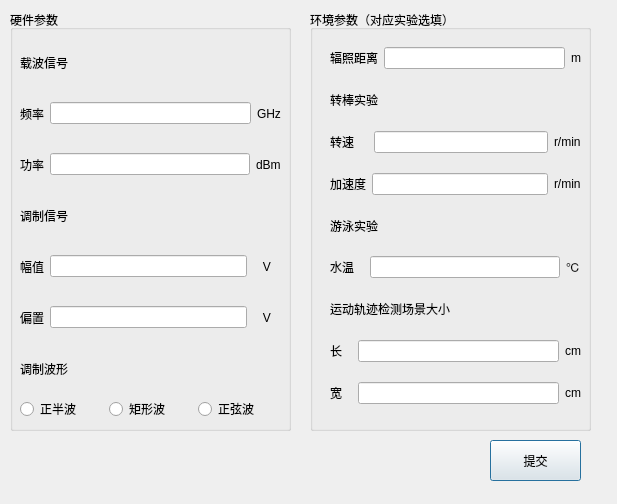
<?xml version="1.0" encoding="UTF-8"?>
<ui version="4.0">
 <class>Dialog</class>
 <widget class="QDialog" name="Dialog">
  <property name="geometry">
   <rect>
    <x>0</x>
    <y>0</y>
    <width>617</width>
    <height>504</height>
   </rect>
  </property>
  <property name="windowTitle">
   <string>Dialog</string>
  </property>
  <widget class="QGroupBox" name="groupBox">
   <property name="geometry">
    <rect>
     <x>10</x>
     <y>10</y>
     <width>281</width>
     <height>421</height>
    </rect>
   </property>
   <property name="title">
    <string>硬件参数</string>
   </property>
   <widget class="QWidget" name="layoutWidget">
    <property name="geometry">
     <rect>
      <x>10</x>
      <y>30</y>
      <width>261</width>
      <height>381</height>
     </rect>
    </property>
    <layout class="QGridLayout" name="gridLayout">
     <item row="0" column="0">
      <widget class="QLabel" name="label">
       <property name="text">
        <string>载波信号</string>
       </property>
      </widget>
     </item>
     <item row="1" column="0">
      <layout class="QHBoxLayout" name="horizontalLayout">
       <item>
        <widget class="QLabel" name="label_2">
         <property name="text">
          <string>频率</string>
         </property>
        </widget>
       </item>
       <item>
        <widget class="QLineEdit" name="zaibo_freq"/>
       </item>
       <item>
        <widget class="QLabel" name="label_3">
         <property name="text">
          <string>GHz</string>
         </property>
        </widget>
       </item>
      </layout>
     </item>
     <item row="2" column="0">
      <layout class="QHBoxLayout" name="horizontalLayout_3">
       <item>
        <widget class="QLabel" name="label_7">
         <property name="text">
          <string>功率</string>
         </property>
        </widget>
       </item>
       <item>
        <widget class="QLineEdit" name="zaibo_power"/>
       </item>
       <item>
        <widget class="QLabel" name="label_8">
         <property name="text">
          <string>dBm</string>
         </property>
        </widget>
       </item>
      </layout>
     </item>
     <item row="3" column="0">
      <widget class="QLabel" name="label_11">
       <property name="text">
        <string>调制信号</string>
       </property>
      </widget>
     </item>
     <item row="4" column="0">
      <layout class="QHBoxLayout" name="horizontalLayout_4">
       <item>
        <widget class="QLabel" name="label_9">
         <property name="text">
          <string>幅值</string>
         </property>
        </widget>
       </item>
       <item>
        <widget class="QLineEdit" name="tiaozhi_amp"/>
       </item>
       <item>
        <widget class="QLabel" name="label_10">
         <property name="text">
          <string>   V   </string>
         </property>
        </widget>
       </item>
      </layout>
     </item>
     <item row="5" column="0">
      <layout class="QHBoxLayout" name="horizontalLayout_5">
       <item>
        <widget class="QLabel" name="label_12">
         <property name="text">
          <string>偏置</string>
         </property>
        </widget>
       </item>
       <item>
        <widget class="QLineEdit" name="tiaozhi_bias"/>
       </item>
       <item>
        <widget class="QLabel" name="label_13">
         <property name="text">
          <string>   V   </string>
         </property>
        </widget>
       </item>
      </layout>
     </item>
     <item row="6" column="0">
      <widget class="QLabel" name="label_14">
       <property name="text">
        <string>调制波形</string>
       </property>
      </widget>
     </item>
     <item row="7" column="0">
      <layout class="QHBoxLayout" name="horizontalLayout_6">
       <item>
        <widget class="QRadioButton" name="zhengbanbo">
         <property name="text">
          <string>正半波</string>
         </property>
        </widget>
       </item>
       <item>
        <widget class="QRadioButton" name="juxingbo">
         <property name="text">
          <string>矩形波</string>
         </property>
        </widget>
       </item>
       <item>
        <widget class="QRadioButton" name="zhengxianbo">
         <property name="text">
          <string>正弦波</string>
         </property>
        </widget>
       </item>
      </layout>
     </item>
    </layout>
   </widget>
  </widget>
  <widget class="QGroupBox" name="groupBox_2">
   <property name="geometry">
    <rect>
     <x>310</x>
     <y>10</y>
     <width>281</width>
     <height>421</height>
    </rect>
   </property>
   <property name="title">
    <string>环境参数（对应实验选填）</string>
   </property>
   <widget class="QWidget" name="layoutWidget">
    <property name="geometry">
     <rect>
      <x>20</x>
      <y>30</y>
      <width>251</width>
      <height>371</height>
     </rect>
    </property>
    <layout class="QGridLayout" name="gridLayout_2">
     <item row="0" column="0">
      <layout class="QHBoxLayout" name="horizontalLayout_7">
       <item>
        <widget class="QLabel" name="label_15">
         <property name="text">
          <string>辐照距离</string>
         </property>
        </widget>
       </item>
       <item>
        <widget class="QLineEdit" name="distance"/>
       </item>
       <item>
        <widget class="QLabel" name="label_16">
         <property name="text">
          <string>m</string>
         </property>
        </widget>
       </item>
      </layout>
     </item>
     <item row="1" column="0">
      <widget class="QLabel" name="label_17">
       <property name="text">
        <string>转棒实验</string>
       </property>
      </widget>
     </item>
     <item row="2" column="0">
      <layout class="QHBoxLayout" name="horizontalLayout_8">
       <item>
        <widget class="QLabel" name="label_18">
         <property name="text">
          <string>转速    </string>
         </property>
        </widget>
       </item>
       <item>
        <widget class="QLineEdit" name="rotate_v">
         <property name="text">
          <string/>
         </property>
        </widget>
       </item>
       <item>
        <widget class="QLabel" name="label_19">
         <property name="text">
          <string>r/min</string>
         </property>
        </widget>
       </item>
      </layout>
     </item>
     <item row="3" column="0">
      <layout class="QHBoxLayout" name="horizontalLayout_11">
       <item>
        <widget class="QLabel" name="label_25">
         <property name="text">
          <string>加速度</string>
         </property>
        </widget>
       </item>
       <item>
        <widget class="QLineEdit" name="rotate_a">
         <property name="text">
          <string/>
         </property>
        </widget>
       </item>
       <item>
        <widget class="QLabel" name="label_26">
         <property name="text">
          <string>r/min</string>
         </property>
        </widget>
       </item>
      </layout>
     </item>
     <item row="4" column="0">
      <widget class="QLabel" name="label_27">
       <property name="text">
        <string>游泳实验</string>
       </property>
      </widget>
     </item>
     <item row="5" column="0">
      <layout class="QHBoxLayout" name="horizontalLayout_12">
       <item>
        <widget class="QLabel" name="label_28">
         <property name="text">
          <string>水温   </string>
         </property>
        </widget>
       </item>
       <item>
        <widget class="QLineEdit" name="water_temp">
         <property name="text">
          <string/>
         </property>
        </widget>
       </item>
       <item>
        <widget class="QLabel" name="label_29">
         <property name="text">
          <string>℃</string>
         </property>
        </widget>
       </item>
      </layout>
     </item>
     <item row="6" column="0">
      <widget class="QLabel" name="label_30">
       <property name="text">
        <string>运动轨迹检测场景大小</string>
       </property>
      </widget>
     </item>
     <item row="7" column="0">
      <layout class="QHBoxLayout" name="horizontalLayout_13">
       <item>
        <widget class="QLabel" name="label_31">
         <property name="text">
          <string>长   </string>
         </property>
        </widget>
       </item>
       <item>
        <widget class="QLineEdit" name="hight">
         <property name="text">
          <string/>
         </property>
        </widget>
       </item>
       <item>
        <widget class="QLabel" name="label_32">
         <property name="text">
          <string>cm</string>
         </property>
        </widget>
       </item>
      </layout>
     </item>
     <item row="8" column="0">
      <layout class="QHBoxLayout" name="horizontalLayout_14">
       <item>
        <widget class="QLabel" name="label_33">
         <property name="text">
          <string>宽   </string>
         </property>
        </widget>
       </item>
       <item>
        <widget class="QLineEdit" name="widith">
         <property name="text">
          <string/>
         </property>
        </widget>
       </item>
       <item>
        <widget class="QLabel" name="label_34">
         <property name="text">
          <string>cm</string>
         </property>
        </widget>
       </item>
      </layout>
     </item>
    </layout>
   </widget>
  </widget>
  <widget class="QPushButton" name="tijiao">
   <property name="geometry">
    <rect>
     <x>490</x>
     <y>440</y>
     <width>91</width>
     <height>41</height>
    </rect>
   </property>
   <property name="text">
    <string>提交</string>
   </property>
  </widget>
 </widget>
 <resources/>
 <connections/>
</ui>
